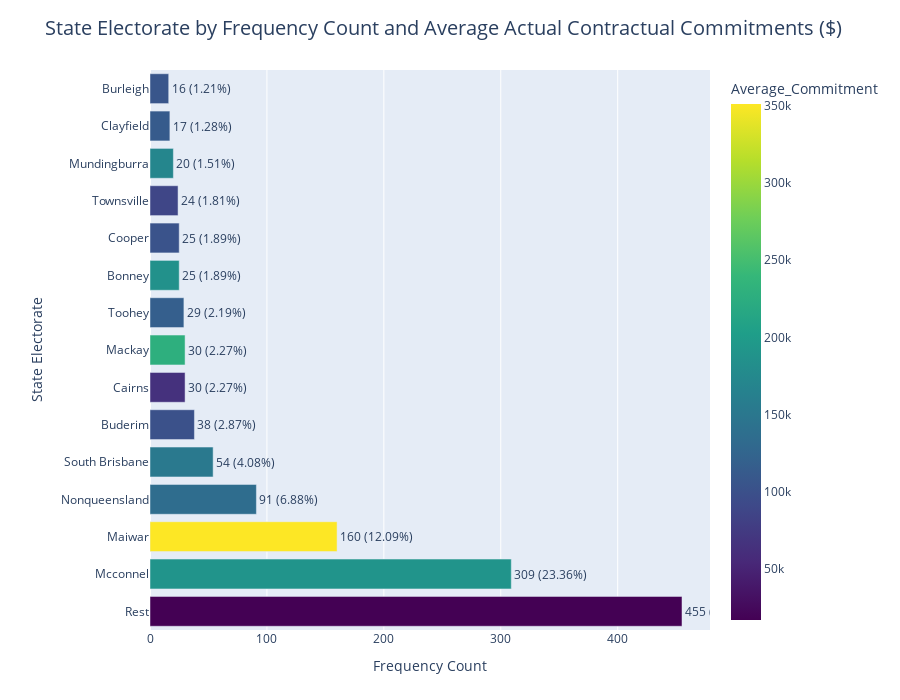

Source (notebook cell):
### Markdown cell above
#### Chart 3 -  Average Actual Contractual Commitments ($) within State Electorate
* Proportions for the nineteen classifications within the State Electorate are being accounted for (%).

* Mcconnel and Maiwar exhibit notably elevated percentages in comparison to the remaining classifications, potentially reflecting heightened levels of engagement or involvement within those regions. However, it is imperative to acknowledge the extensive array of classifications encompassed within the residual category when interpreting these proportions.

* Analysis of the figures pertaining to the State Electorate reveals that Mcconnel boasts a percentage of 23.36%, a substantially higher figure, whereas Maiwar registers 12.09%, also demonstrating an elevated proportion in contrast to the other classifications.

* It is crucial to bear in mind that the residual category comprises 88 classifications. Given the substantial size of this cohort, it is essential to factor this into consideration when examining the graphical representations.

### Code cell
# Calculate the frequency count and mean actual contractual commitment for each state electorate
frequency_df = df.groupby('State Electorate').agg(
    Frequency=('State Electorate', 'size'),
    Average_Commitment=('Actual Contractual Commitment ($)', 'mean')
).reset_index()

# Calculate the mean frequency count
mean_frequency = frequency_df['Frequency'].mean()

# Separate entries above and below the threshold
above_threshold = frequency_df[frequency_df['Frequency'] >= mean_frequency]
below_threshold = frequency_df[frequency_df['Frequency'] < mean_frequency]

# Sum the values below the threshold and label them as "Rest"
rest_sum_frequency = below_threshold['Frequency'].sum()
rest_sum_commitment = below_threshold['Average_Commitment'].sum()
rest_row = pd.DataFrame([{'State Electorate': 'Rest', 'Frequency': rest_sum_frequency, 'Average_Commitment': rest_sum_commitment / rest_sum_frequency}])

# Concatenate the above threshold data with the "Rest" row
final_df = pd.concat([above_threshold, rest_row], ignore_index=True)

# Sort the data in descending order and take the top 15 entries
final_df = final_df.sort_values(by='Frequency', ascending=False).head(15)

# Calculate percentages and round them
total_frequency = final_df['Frequency'].sum()
final_df['Percentage'] = ((final_df['Frequency'] / total_frequency) * 100).round(2)

# Create the bar chart with updated colors and sorted in descending order
fig = px.bar(
    final_df,
    x='Frequency',
    y='State Electorate',
    orientation='h',
    title='State Electorate by Frequency Count and Average Actual Contractual Commitments ($)',
    labels={'Frequency': 'Frequency Count', 'State Electorate': 'State Electorate'},
    text='Frequency',
    color='Average_Commitment',
    color_continuous_scale=px.colors.sequential.Viridis,
    hover_data={
        'State Electorate': True,
        'Average_Commitment': True,
        'Frequency': True,
        'Percentage': ':.2f%'  # Format the percentage to 2 decimal places
    }
)

# Update the text to include percentage
final_df['Text'] = final_df.apply(lambda row: f"{row['Frequency']} ({row['Percentage']}%)", axis=1)
fig.update_traces(texttemplate=final_df['Text'], textposition='outside')


fig.update_layout(
    title=dict(font=dict(size=20)),
    xaxis_title="Frequency Count",
    yaxis_title="State Electorate",
    margin=dict(l=150, r=20, t=70, b=70),
    height=700
)

# Show the figure
fig.show()

### Figure 1 — Plotly figure (JSON) as saved in the notebook; plotly's stock layout.template omitted (floating-point values rounded to 4 significant figures)
{"data": [{"alignmentgroup": "True", "customdata": [[16780.0, 34.39], [189800.0, 23.36], [351300.0, 12.09], [135900.0, 6.88], [152300.0, 4.08], [100800.0, 2.87], [64490.0, 2.27], [228200.0, 2.27], [117200.0, 2.19], [185600.0, 1.89], [103100.0, 1.89], [87240.0, 1.81], [170600.0, 1.51], [112900.0, 1.28], [106700.0, 1.21]], "hovertemplate": "Frequency Count=%{text}<br>State Electorate=%{y}<br>Average_Commitment=%{marker.color}<br>Percentage=%{customdata[1]:.2f%}<extra></extra>", "legendgroup": "", "marker": {"color": [16780.0, 189800.0, 351300.0, 135900.0, 152300.0, 100800.0, 64490.0, 228200.0, 117200.0, 185600.0, 103100.0, 87240.0, 170600.0, 112900.0, 106700.0], "coloraxis": "coloraxis", "pattern": {"shape": ""}}, "name": "", "offsetgroup": "", "orientation": "h", "showlegend": false, "text": [455, 309, 160, 91, 54, 38, 30, 30, 29, 25, 25, 24, 20, 17, 16], "textposition": "outside", "texttemplate": ["455 (34.39%)", "309 (23.36%)", "160 (12.09%)", "91 (6.88%)", "54 (4.08%)", "38 (2.87%)", "30 (2.27%)", "30 (2.27%)", "29 (2.19%)", "25 (1.89%)", "25 (1.89%)", "24 (1.81%)", "20 (1.51%)", "17 (1.28%)", "16 (1.21%)"], "type": "bar", "x": [455, 309, 160, 91, 54, 38, 30, 30, 29, 25, 25, 24, 20, 17, 16], "xaxis": "x", "y": ["Rest", "Mcconnel", "Maiwar", "Nonqueensland", "South Brisbane", "Buderim", "Cairns", "Mackay", "Toohey", "Bonney", "Cooper", "Townsville", "Mundingburra", "Clayfield", "Burleigh"], "yaxis": "y"}], "layout": {"barmode": "relative", "coloraxis": {"colorbar": {"title": {"text": "Average_Commitment"}}, "colorscale": [[0, "#440154"], [0.1111, "#482878"], [0.2222, "#3e4989"], [0.3333, "#31688e"], [0.4444, "#26828e"], [0.5556, "#1f9e89"], [0.6667, "#35b779"], [0.7778, "#6ece58"], [0.8889, "#b5de2b"], [1, "#fde725"]]}, "height": 700, "legend": {"tracegroupgap": 0}, "margin": {"b": 70, "l": 150, "r": 20, "t": 70}, "title": {"font": {"size": 20}, "text": "State Electorate by Frequency Count and Average Actual Contractual Commitments ($)"}, "xaxis": {"anchor": "y", "domain": [0, 1], "title": {"text": "Frequency Count"}}, "yaxis": {"anchor": "x", "domain": [0, 1], "title": {"text": "State Electorate"}}}}
